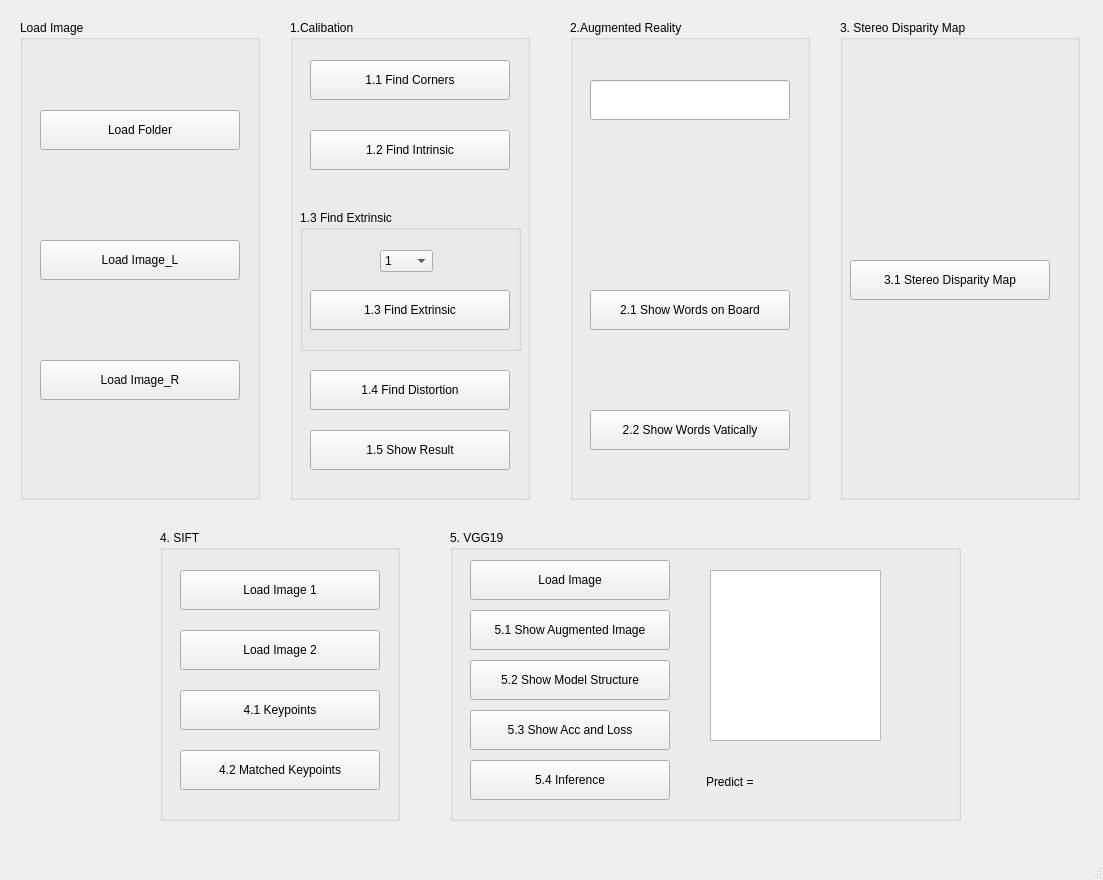
<?xml version="1.0" encoding="UTF-8"?>
<ui version="4.0">
 <class>MainWindow</class>
 <widget class="QMainWindow" name="MainWindow">
  <property name="geometry">
   <rect>
    <x>0</x>
    <y>0</y>
    <width>1103</width>
    <height>880</height>
   </rect>
  </property>
  <property name="windowTitle">
   <string>MainWindow</string>
  </property>
  <widget class="QWidget" name="centralwidget">
   <widget class="QGroupBox" name="groupBox_5">
    <property name="geometry">
     <rect>
      <x>840</x>
      <y>20</y>
      <width>240</width>
      <height>480</height>
     </rect>
    </property>
    <property name="title">
     <string>3. Stereo Disparity Map</string>
    </property>
    <widget class="QPushButton" name="pushButton_11">
     <property name="geometry">
      <rect>
       <x>10</x>
       <y>240</y>
       <width>200</width>
       <height>40</height>
      </rect>
     </property>
     <property name="text">
      <string>3.1 Stereo Disparity Map</string>
     </property>
    </widget>
   </widget>
   <widget class="QGroupBox" name="groupBox_2">
    <property name="geometry">
     <rect>
      <x>290</x>
      <y>20</y>
      <width>240</width>
      <height>480</height>
     </rect>
    </property>
    <property name="title">
     <string>1.Calibation</string>
    </property>
    <widget class="QPushButton" name="pushButton_4">
     <property name="geometry">
      <rect>
       <x>20</x>
       <y>40</y>
       <width>200</width>
       <height>40</height>
      </rect>
     </property>
     <property name="text">
      <string>1.1 Find Corners</string>
     </property>
    </widget>
    <widget class="QPushButton" name="pushButton_5">
     <property name="geometry">
      <rect>
       <x>20</x>
       <y>110</y>
       <width>200</width>
       <height>40</height>
      </rect>
     </property>
     <property name="text">
      <string>1.2 Find Intrinsic</string>
     </property>
    </widget>
    <widget class="QGroupBox" name="groupBox_3">
     <property name="geometry">
      <rect>
       <x>10</x>
       <y>190</y>
       <width>221</width>
       <height>141</height>
      </rect>
     </property>
     <property name="title">
      <string>1.3 Find Extrinsic</string>
     </property>
     <widget class="QPushButton" name="pushButton_6">
      <property name="geometry">
       <rect>
        <x>10</x>
        <y>80</y>
        <width>200</width>
        <height>40</height>
       </rect>
      </property>
      <property name="text">
       <string>1.3 Find Extrinsic</string>
      </property>
     </widget>
     <widget class="QComboBox" name="comboBox">
      <property name="geometry">
       <rect>
        <x>80</x>
        <y>40</y>
        <width>53</width>
        <height>22</height>
       </rect>
      </property>
      <property name="currentText">
       <string notr="true">1</string>
      </property>
      <property name="maxVisibleItems">
       <number>15</number>
      </property>
      <property name="duplicatesEnabled">
       <bool>false</bool>
      </property>
      <item>
       <property name="text">
        <string>1</string>
       </property>
      </item>
      <item>
       <property name="text">
        <string>2</string>
       </property>
      </item>
      <item>
       <property name="text">
        <string>3</string>
       </property>
      </item>
      <item>
       <property name="text">
        <string>4</string>
       </property>
      </item>
      <item>
       <property name="text">
        <string>5</string>
       </property>
      </item>
      <item>
       <property name="text">
        <string>6</string>
       </property>
      </item>
      <item>
       <property name="text">
        <string>7</string>
       </property>
      </item>
      <item>
       <property name="text">
        <string>8</string>
       </property>
      </item>
      <item>
       <property name="text">
        <string>9</string>
       </property>
      </item>
      <item>
       <property name="text">
        <string>10</string>
       </property>
      </item>
      <item>
       <property name="text">
        <string>11</string>
       </property>
      </item>
      <item>
       <property name="text">
        <string>12</string>
       </property>
      </item>
      <item>
       <property name="text">
        <string>13</string>
       </property>
      </item>
      <item>
       <property name="text">
        <string>14</string>
       </property>
      </item>
      <item>
       <property name="text">
        <string>15</string>
       </property>
      </item>
     </widget>
    </widget>
    <widget class="QPushButton" name="pushButton_7">
     <property name="geometry">
      <rect>
       <x>20</x>
       <y>350</y>
       <width>200</width>
       <height>40</height>
      </rect>
     </property>
     <property name="text">
      <string>1.4 Find Distortion</string>
     </property>
    </widget>
    <widget class="QPushButton" name="pushButton_8">
     <property name="geometry">
      <rect>
       <x>20</x>
       <y>410</y>
       <width>200</width>
       <height>40</height>
      </rect>
     </property>
     <property name="text">
      <string>1.5 Show Result</string>
     </property>
    </widget>
   </widget>
   <widget class="QGroupBox" name="groupBox_4">
    <property name="geometry">
     <rect>
      <x>570</x>
      <y>20</y>
      <width>240</width>
      <height>480</height>
     </rect>
    </property>
    <property name="title">
     <string>2.Augmented Reality</string>
    </property>
    <widget class="QPushButton" name="pushButton_9">
     <property name="geometry">
      <rect>
       <x>20</x>
       <y>270</y>
       <width>200</width>
       <height>40</height>
      </rect>
     </property>
     <property name="text">
      <string>2.1 Show Words on Board</string>
     </property>
    </widget>
    <widget class="QPushButton" name="pushButton_10">
     <property name="geometry">
      <rect>
       <x>20</x>
       <y>390</y>
       <width>200</width>
       <height>40</height>
      </rect>
     </property>
     <property name="text">
      <string>2.2 Show Words Vatically</string>
     </property>
    </widget>
    <widget class="QLineEdit" name="lineEdit">
     <property name="geometry">
      <rect>
       <x>20</x>
       <y>60</y>
       <width>200</width>
       <height>40</height>
      </rect>
     </property>
    </widget>
   </widget>
   <widget class="QGroupBox" name="groupBox">
    <property name="geometry">
     <rect>
      <x>20</x>
      <y>20</y>
      <width>240</width>
      <height>480</height>
     </rect>
    </property>
    <property name="title">
     <string>Load Image</string>
    </property>
    <widget class="QPushButton" name="pushButton">
     <property name="geometry">
      <rect>
       <x>20</x>
       <y>90</y>
       <width>200</width>
       <height>40</height>
      </rect>
     </property>
     <property name="text">
      <string>Load Folder</string>
     </property>
    </widget>
    <widget class="QPushButton" name="pushButton_2">
     <property name="geometry">
      <rect>
       <x>20</x>
       <y>220</y>
       <width>200</width>
       <height>40</height>
      </rect>
     </property>
     <property name="text">
      <string>Load Image_L</string>
     </property>
    </widget>
    <widget class="QPushButton" name="pushButton_3">
     <property name="geometry">
      <rect>
       <x>20</x>
       <y>340</y>
       <width>200</width>
       <height>40</height>
      </rect>
     </property>
     <property name="text">
      <string>Load Image_R</string>
     </property>
    </widget>
   </widget>
   <widget class="QGroupBox" name="groupBox_6">
    <property name="geometry">
     <rect>
      <x>160</x>
      <y>530</y>
      <width>240</width>
      <height>291</height>
     </rect>
    </property>
    <property name="title">
     <string>4. SIFT</string>
    </property>
    <widget class="QPushButton" name="pushButton_12">
     <property name="geometry">
      <rect>
       <x>20</x>
       <y>40</y>
       <width>200</width>
       <height>40</height>
      </rect>
     </property>
     <property name="text">
      <string>Load Image 1</string>
     </property>
    </widget>
    <widget class="QPushButton" name="pushButton_13">
     <property name="geometry">
      <rect>
       <x>20</x>
       <y>100</y>
       <width>200</width>
       <height>40</height>
      </rect>
     </property>
     <property name="text">
      <string>Load Image 2</string>
     </property>
    </widget>
    <widget class="QPushButton" name="pushButton_14">
     <property name="geometry">
      <rect>
       <x>20</x>
       <y>160</y>
       <width>200</width>
       <height>40</height>
      </rect>
     </property>
     <property name="text">
      <string>4.1 Keypoints</string>
     </property>
    </widget>
    <widget class="QPushButton" name="pushButton_15">
     <property name="geometry">
      <rect>
       <x>20</x>
       <y>220</y>
       <width>200</width>
       <height>40</height>
      </rect>
     </property>
     <property name="text">
      <string>4.2 Matched Keypoints</string>
     </property>
    </widget>
   </widget>
   <widget class="QGroupBox" name="groupBox_7">
    <property name="geometry">
     <rect>
      <x>450</x>
      <y>530</y>
      <width>511</width>
      <height>291</height>
     </rect>
    </property>
    <property name="title">
     <string>5. VGG19</string>
    </property>
    <widget class="QPushButton" name="pushButton_16">
     <property name="geometry">
      <rect>
       <x>20</x>
       <y>30</y>
       <width>200</width>
       <height>40</height>
      </rect>
     </property>
     <property name="text">
      <string>Load Image</string>
     </property>
    </widget>
    <widget class="QPushButton" name="pushButton_17">
     <property name="geometry">
      <rect>
       <x>20</x>
       <y>80</y>
       <width>200</width>
       <height>40</height>
      </rect>
     </property>
     <property name="text">
      <string>5.1 Show Augmented Image</string>
     </property>
    </widget>
    <widget class="QPushButton" name="pushButton_18">
     <property name="geometry">
      <rect>
       <x>20</x>
       <y>130</y>
       <width>200</width>
       <height>40</height>
      </rect>
     </property>
     <property name="text">
      <string>5.2 Show Model Structure</string>
     </property>
    </widget>
    <widget class="QPushButton" name="pushButton_19">
     <property name="geometry">
      <rect>
       <x>20</x>
       <y>180</y>
       <width>200</width>
       <height>40</height>
      </rect>
     </property>
     <property name="text">
      <string>5.3 Show Acc and Loss</string>
     </property>
    </widget>
    <widget class="QPushButton" name="pushButton_20">
     <property name="geometry">
      <rect>
       <x>20</x>
       <y>230</y>
       <width>200</width>
       <height>40</height>
      </rect>
     </property>
     <property name="text">
      <string>5.4 Inference</string>
     </property>
    </widget>
    <widget class="QGraphicsView" name="graphicsView">
     <property name="geometry">
      <rect>
       <x>260</x>
       <y>40</y>
       <width>171</width>
       <height>171</height>
      </rect>
     </property>
    </widget>
    <widget class="QLabel" name="label">
     <property name="geometry">
      <rect>
       <x>256</x>
       <y>241</y>
       <width>71</width>
       <height>21</height>
      </rect>
     </property>
     <property name="text">
      <string>Predict =</string>
     </property>
    </widget>
    <widget class="QLabel" name="label_2">
     <property name="geometry">
      <rect>
       <x>320</x>
       <y>240</y>
       <width>121</width>
       <height>21</height>
      </rect>
     </property>
     <property name="text">
      <string/>
     </property>
    </widget>
    <widget class="QLabel" name="label_3">
     <property name="geometry">
      <rect>
       <x>260</x>
       <y>40</y>
       <width>171</width>
       <height>171</height>
      </rect>
     </property>
     <property name="text">
      <string/>
     </property>
    </widget>
   </widget>
  </widget>
  <widget class="QMenuBar" name="menubar">
   <property name="geometry">
    <rect>
     <x>0</x>
     <y>0</y>
     <width>1103</width>
     <height>22</height>
    </rect>
   </property>
  </widget>
  <widget class="QStatusBar" name="statusbar"/>
 </widget>
 <resources/>
 <connections/>
</ui>
